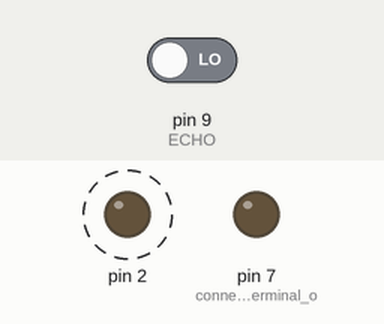
Recording of a sketch running on a simulated Arduino Uno, built with avr-gcc and run on an emulated ATmega328P. Parts: output pins drawn as LEDs (lit = HIGH). Dashed ring = blinking. Inputs (shaded band) come from the test bench; at power-on: pin 9 (ECHO) LOW. Pins used as bus, display or sensor lines are not drawn; what the sketch prints to the serial monitor is not drawn.

Above: at 0.6 s.
Timing chart, 0 to 3.5 s (numbered marks = the images above):
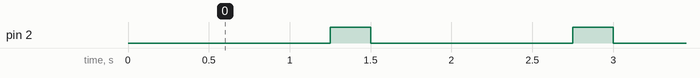

The sketch:

AbstandRelay.ino
```cpp
// the setup function runs once when you press reset or power the board
#define TRIGGER 8
#define ECHO    9

unsigned int distance;

void setup()
{
  Serial.begin(9600);
  pinMode(TRIGGER, OUTPUT);
  pinMode(ECHO, INPUT);
  pinMode(2,OUTPUT);
  pinMode(7, OUTPUT);// connected to S terminal of Relay
}

void loop()
{
  digitalWrite(2, LOW);
  delay(250);
  digitalWrite(TRIGGER, LOW);
  digitalWrite(TRIGGER, HIGH);

  distance = pulseIn(ECHO, HIGH);
  Serial.println("z:0 A0:" + String(distance / 58) + " A1:0");
  if(distance != 0){
  if(distance/58 < 30 && distance != 0){
        digitalWrite(7,HIGH);// turn relay ON´
  }else{
        digitalWrite(7, LOW);// turn relay OFF
  }
  }

  digitalWrite(2, HIGH);
  delay(250);


}
```

Measured:
- by itself, pin 2: alternates HIGH for 0.25 s and LOW for 1.3 s
